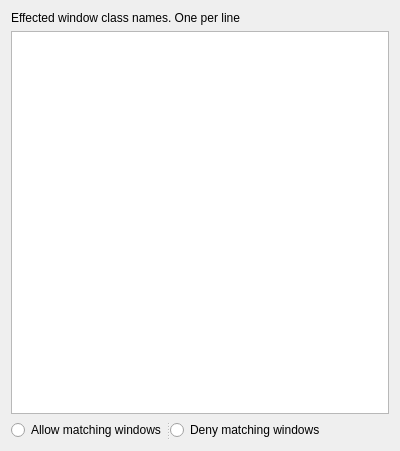
<?xml version="1.0" encoding="UTF-8"?>
<ui version="4.0">
 <class>AlwaysOpenOnPrimaryScreenConfigForm</class>
 <widget class="QWidget" name="AlwaysOpenOnPrimaryScreenConfigForm">
  <property name="geometry">
   <rect>
    <x>0</x>
    <y>0</y>
    <width>400</width>
    <height>451</height>
   </rect>
  </property>
  <property name="windowTitle">
   <string>Form</string>
  </property>
  <layout class="QVBoxLayout" name="verticalLayout">
   <item>
    <widget class="QLabel" name="label">
     <property name="whatsThis">
      <string notr="true">Effected window class names. One per line</string>
     </property>
     <property name="text">
      <string notr="true">Effected window class names. One per line</string>
     </property>
    </widget>
   </item>
   <item>
    <widget class="QPlainTextEdit" name="kcfg_classlist"/>
   </item>
   <item>
    <widget class="QSplitter" name="splitter">
     <property name="sizePolicy">
      <sizepolicy hsizetype="Fixed" vsizetype="Preferred">
       <horstretch>0</horstretch>
       <verstretch>0</verstretch>
      </sizepolicy>
     </property>
     <property name="orientation">
      <enum>Qt::Horizontal</enum>
     </property>
     <widget class="QRadioButton" name="kcfg_allowmode">
      <property name="text">
       <string notr="true">Allow matching windows</string>
      </property>
      <attribute name="buttonGroup">
       <string notr="true">matchTypeGroup</string>
      </attribute>
     </widget>
     <widget class="QRadioButton" name="kcfg_denymode">
      <property name="text">
       <string notr="true">Deny matching windows</string>
      </property>
      <attribute name="buttonGroup">
       <string notr="true">matchTypeGroup</string>
      </attribute>
     </widget>
    </widget>
   </item>
  </layout>
 </widget>
 <resources/>
 <connections/>
 <buttongroups>
  <buttongroup name="matchTypeGroup"/>
 </buttongroups>
</ui>
